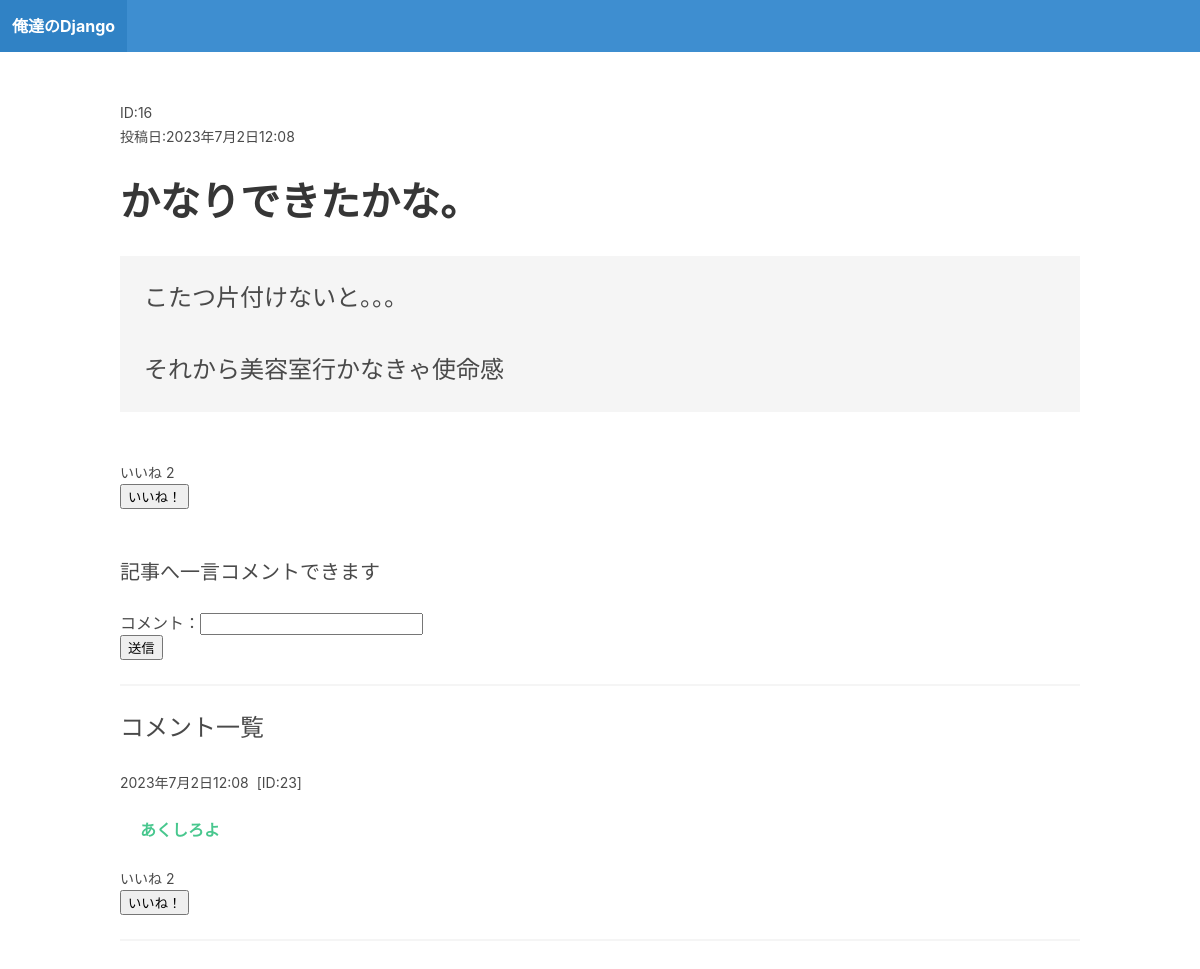
Page /blog/postpage/16/ on the committed database.
### blog/models.py (models this page shows)
class Post(models.Model):
    title = models.CharField(max_length=100)
    body = models.TextField()
    created_at = models.DateTimeField(auto_now_add=True)

class Comment(models.Model):
    post = models.ForeignKey(Post, related_name='comments',on_delete=models.CASCADE)
    body = models.CharField(max_length=100)
    created_at = models.DateTimeField(auto_now_add=True)

### blog/views.py (the view, shortened to what this page needs)
# urls.py: path("postpage/<slug:post_id>/",postpage,name = 'postpage')
def postpage(request,post_id):
    post = Post.objects.get(id = post_id)
    form = CommentForm
    formPostGood = PostGoodForm
    formCommentGood = CommentGoodForm
    context = {'post':post, 'form':form, 'formPostGood':formPostGood, 'formCommentGood':formCommentGood}
    return render(request,'postpage.html', context)

### blog/templates/postpage.html (shortened to what this page needs)
{% extends "base.html"%} {% block content %}
<div class="post block">
    <body>
        <small>ID:{{post.id}} </small>
        <br>
        <small>投稿日:{{post.created_at}}</small>
        <br><br>
        <strong class="is-size-2" >{{post.title}}</strong>
        <br><br>
        <p class="is-size-4 p-5 has-background-light">{{post.body|linebreaksbr}}</p>
        <br><br>
        <small>いいね {{post.goods.count}}</small>
        <form action="." method="POST">
            <button button name="post_good_button" value="1">いいね！</button>
        </form>
        <br><br>
        <p class="is-size-5">記事へ一言コメントできます</p>
        <br>
        <form action="." method="POST">
            <p>コメント：{{form.body}}</p>
            <button name="comment_button" value="1">送信</button>
            <br>
            <hr>
        </form>
        <p class="is-size-4">コメント一覧</p>
        <br>
        {% for comment in post.comments.all  reversed %}
            <small>{{comment.created_at}}&nbsp;&nbsp;[ID:{{comment.id}}]   </small>
            <br><br>
            <p style="margin-left: 20px;"  class="has-text-success  has-text-weight-bold">{{comment.body}}</p>
            <br>
            <small>いいね {{comment.goods.count}}</small>
            <form action="." method="POST">
                <button button name="comment_good_button" value="1">いいね！</button>
            </form>
            <hr>
        {% endfor %}
    </body>
</div>
{%  endblock %}

### rows in the picture
Post: id "16", created_at "2023年7月2日12:08", title "かなりできたかな。", body "こたつ片付けないと。。。 それから美容室行かなきゃ使命感", goods.count "2"
Comment: created_at "2023年7月2日12:08", id "23", body "あくしろよ", goods.count "2"
